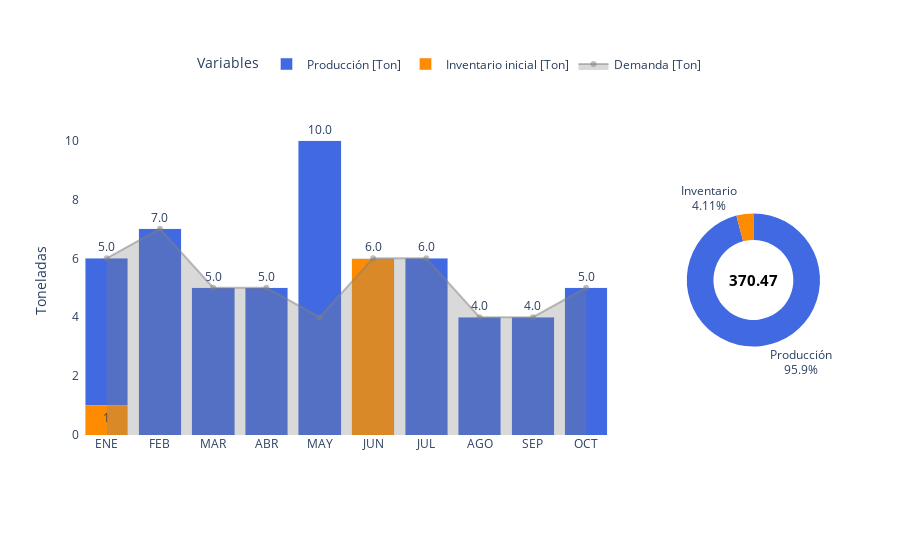

The cell this chart's notebook holds for it:
### Code cell
# ----- DESDE ACÁ EN ADELANTE, NO TOQUE EL CÓDIGO DE ESTÁ CELDA.

# . Correr el optimizador.
t0 = time.perf_counter()
model, x, I = optimizacion_inventario(M, c, h, d, I_0)
elapsed = time.perf_counter() - t0

# . Extarer resultados
if lp.LpStatus[model.status] == 'Optimal':

    obj_lp = round(lp.value(model.objective), 3)                        #   ▸ Función Objetivo
    produccion = {t: x[t].varValue for t in M}                          #   ▸ Producción
    inventario = {1: I_0, **{t + 1: I[t].varValue for t in M}}          #   ▸ Almacenado
    cost_produccion = round(sum(x[t].varValue * c[t] for t in M), 3)    #   ▸ Costo total de producción
    cost_inventario = round(sum(I[t].varValue * h[t] for t in M), 3)    #   ▸ Costo total de almacenar

    # 5. Reporte
    print(f'FO (valor total): {cost_produccion} (Producción) + {cost_inventario} (Inventario) = {obj_lp}')
    print(f'Cantidad de toneladas pedidas (valor total): {sum(produccion.values())}.')
    print(f'Cantidad de toneladas en inventario (valor total): {sum(inventario.values())}.')
    plot_plan_produccion(M, d, produccion, inventario, cost_produccion, cost_inventario, obj_lp)

    # 6. Registrar resultados
    resultados.append({
        "Método"             : "LP",
        "Costo Total"        : obj_lp,
        "Costo producir"     : cost_produccion,
        "Costo inventario"   : cost_inventario,
        "Ton pedidas (total)": sum(produccion.values()),
        "Inventario(total)"  : sum(inventario.values()),
        "Tiempo (s)"         : elapsed
    })

else:
    print(f"ERROR: Algo quedo mal con el modelo de optimización: {lp.LpStatus[model.status]}")

### Figure 1 — Plotly figure (JSON) as saved in the notebook; plotly's stock layout.template omitted (floating-point values rounded to 4 significant figures)
{"data": [{"fill": "tozeroy", "fillcolor": "rgba(128,128,128,0.3)", "line": {"color": "rgba(128,128,128,0.5)"}, "name": "Demanda [Ton]", "type": "scatter", "x": ["ENE", "FEB", "MAR", "ABR", "MAY", "JUN", "JUL", "AGO", "SEP", "OCT"], "xaxis": "x", "y": [6, 7, 5, 5, 4, 6, 6, 4, 4, 5], "yaxis": "y"}, {"marker": {"color": "darkorange"}, "name": "Inventario inicial [Ton]", "text": ["1", "", "", "", "", "6.0", "", "", "", ""], "textposition": "outside", "type": "bar", "x": ["ENE", "FEB", "MAR", "ABR", "MAY", "JUN", "JUL", "AGO", "SEP", "OCT"], "xaxis": "x", "y": [1, 0, 0, 0, 0, 6, 0, 0, 0, 0], "yaxis": "y"}, {"marker": {"color": "royalblue"}, "name": "Producción [Ton]", "text": ["5.0", "7.0", "5.0", "5.0", "10.0", "", "6.0", "4.0", "4.0", "5.0"], "textposition": "outside", "type": "bar", "x": ["ENE", "FEB", "MAR", "ABR", "MAY", "JUN", "JUL", "AGO", "SEP", "OCT"], "xaxis": "x", "y": [5, 7, 5, 5, 10, 0, 6, 4, 4, 5], "yaxis": "y"}, {"domain": {"x": [0.82, 1], "y": [0, 1]}, "hole": 0.6, "labels": ["Producción", "Inventario"], "marker": {"colors": ["royalblue", "darkorange"]}, "showlegend": false, "textinfo": "label+percent", "textposition": "outside", "type": "pie", "values": [355.2, 15.24]}], "layout": {"annotations": [{"font": {"color": "black", "size": 15}, "showarrow": false, "text": "<b>370.47</b>", "x": 0.91, "xanchor": "center", "xref": "paper", "y": 0.5, "yanchor": "middle", "yref": "paper"}], "barmode": "stack", "legend": {"orientation": "h", "title": {"text": "Variables"}, "x": 0.5, "xanchor": "center", "y": 1.15, "yanchor": "bottom"}, "paper_bgcolor": "white", "plot_bgcolor": "white", "xaxis": {"anchor": "y", "domain": [0, 0.72]}, "yaxis": {"anchor": "x", "domain": [0, 1], "title": {"text": "Toneladas"}}}}
